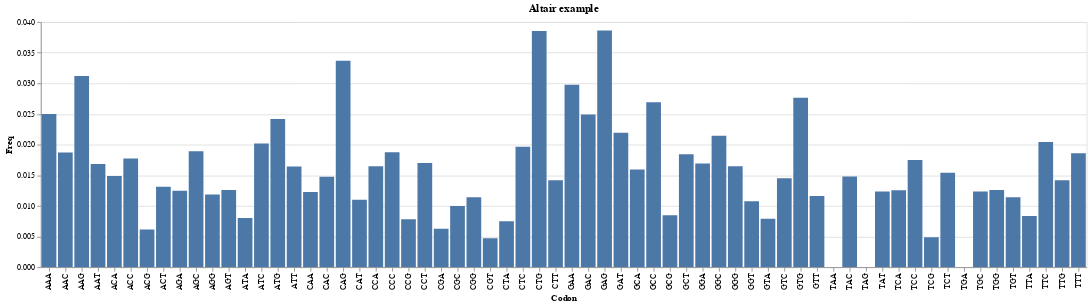

Source (notebook cell):
### Code cell
# Altair example

### Figure 1 — Vega-Lite specification as saved in the notebook (floating-point values rounded to 4 significant figures)
{"config": {"view": {"continuousWidth": 300, "continuousHeight": 300}}, "data": {"name": "data-5990e4bbd2f65335ef43173e9f10355f"}, "mark": {"type": "bar"}, "encoding": {"x": {"field": "Codon", "type": "nominal"}, "y": {"field": "Freq", "type": "quantitative"}}, "params": [{"name": "param_1", "select": {"type": "interval", "encodings": ["x", "y"]}, "bind": "scales"}], "title": "Altair example", "$schema": "https://vega.github.io/schema/vega-lite/v5.20.1.json", "datasets": {"data-5990e4bbd2f65335ef43173e9f10355f": [{"Codon": "ATA", "Freq": 0.008036}, {"Codon": "ATC", "Freq": 0.02018}, {"Codon": "ATT", "Freq": 0.01642}, {"Codon": "ATG", "Freq": 0.02417}, {"Codon": "ACA", "Freq": 0.01488}, {"Codon": "ACC", "Freq": 0.01775}, {"Codon": "ACG", "Freq": 0.006165}, {"Codon": "ACT", "Freq": 0.01312}, {"Codon": "AAC", "Freq": 0.01871}, {"Codon": "AAT", "Freq": 0.01684}, {"Codon": "AAA", "Freq": 0.02498}, {"Codon": "AAG", "Freq": 0.03121}, {"Codon": "AGC", "Freq": 0.01891}, {"Codon": "AGT", "Freq": 0.0126}, {"Codon": "TCA", "Freq": 0.01256}, {"Codon": "TCC", "Freq": 0.01748}, {"Codon": "TCG", "Freq": 0.00487}, {"Codon": "TCT", "Freq": 0.01542}, {"Codon": "AGA", "Freq": 0.01248}, {"Codon": "AGG", "Freq": 0.01187}, {"Codon": "CGA", "Freq": 0.006258}, {"Codon": "CGC", "Freq": 0.009964}, {"Codon": "CGG", "Freq": 0.01141}, {"Codon": "CGT", "Freq": 0.004713}, {"Codon": "CTA", "Freq": 0.007495}, {"Codon": "CTC", "Freq": 0.01966}, {"Codon": "CTG", "Freq": 0.03852}, {"Codon": "CTT", "Freq": 0.01418}, {"Codon": "TTA", "Freq": 0.008361}, {"Codon": "TTG", "Freq": 0.0142}, {"Codon": "CCA", "Freq": 0.01647}, {"Codon": "CCC", "Freq": 0.01875}, {"Codon": "CCG", "Freq": 0.007839}, {"Codon": "CCT", "Freq": 0.017}, {"Codon": "CAC", "Freq": 0.01477}, {"Codon": "CAT", "Freq": 0.01099}, {"Codon": "CAA", "Freq": 0.01227}, {"Codon": "CAG", "Freq": 0.03369}, {"Codon": "GTA", "Freq": 0.007912}, {"Codon": "GTC", "Freq": 0.01451}, {"Codon": "GTG", "Freq": 0.02763}, {"Codon": "GTT", "Freq": 0.0116}, {"Codon": "GCA", "Freq": 0.01592}, {"Codon": "GCC", "Freq": 0.02691}, {"Codon": "GCG", "Freq": 0.008481}, {"Codon": "GCT", "Freq": 0.01843}, {"Codon": "GAC", "Freq": 0.02491}, {"Codon": "GAT", "Freq": 0.02194}, {"Codon": "GAA", "Freq": 0.02979}, {"Codon": "GAG", "Freq": 0.03863}, {"Codon": "GGA", "Freq": 0.0169}, {"Codon": "GGC", "Freq": 0.02144}, {"Codon": "GGG", "Freq": 0.01647}, {"Codon": "GGT", "Freq": 0.01076}, {"Codon": "TTC", "Freq": 0.02044}, {"Codon": "TTT", "Freq": 0.01859}, {"Codon": "TAC", "Freq": 0.0148}, {"Codon": "TAT", "Freq": 0.01236}, {"Codon": "TAA", "Freq": 0.0}, {"Codon": "TAG", "Freq": 0.0}, {"Codon": "TGA", "Freq": 0.0}, {"Codon": "TGC", "Freq": 0.01235}, {"Codon": "TGT", "Freq": 0.01141}, {"Codon": "TGG", "Freq": 0.0126}]}}
